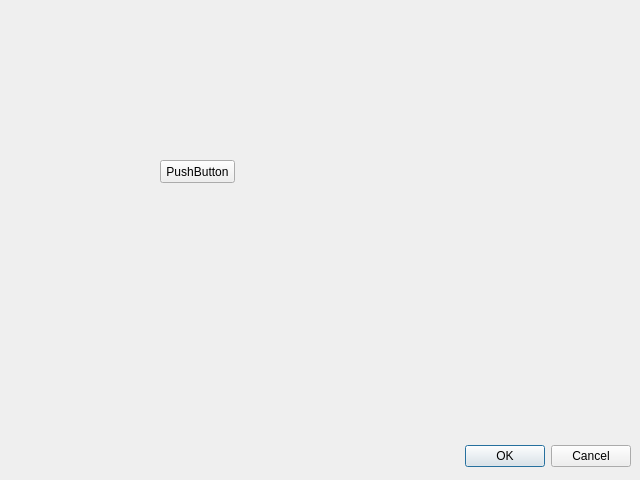
<?xml version="1.0" encoding="UTF-8"?>
<ui version="4.0">
 <class>Dialog</class>
 <widget class="QDialog" name="Dialog">
  <property name="geometry">
   <rect>
    <x>0</x>
    <y>0</y>
    <width>640</width>
    <height>480</height>
   </rect>
  </property>
  <property name="windowTitle">
   <string>Dialog</string>
  </property>
  <widget class="QDialogButtonBox" name="buttonBox">
   <property name="geometry">
    <rect>
     <x>10</x>
     <y>440</y>
     <width>621</width>
     <height>32</height>
    </rect>
   </property>
   <property name="orientation">
    <enum>Qt::Horizontal</enum>
   </property>
   <property name="standardButtons">
    <set>QDialogButtonBox::Cancel|QDialogButtonBox::Ok</set>
   </property>
  </widget>
  <widget class="QPushButton" name="pushButton">
   <property name="geometry">
    <rect>
     <x>160</x>
     <y>160</y>
     <width>75</width>
     <height>23</height>
    </rect>
   </property>
   <property name="text">
    <string>PushButton</string>
   </property>
  </widget>
 </widget>
 <resources/>
 <connections>
  <connection>
   <sender>buttonBox</sender>
   <signal>accepted()</signal>
   <receiver>Dialog</receiver>
   <slot>accept()</slot>
   <hints>
    <hint type="sourcelabel">
     <x>248</x>
     <y>254</y>
    </hint>
    <hint type="destinationlabel">
     <x>157</x>
     <y>274</y>
    </hint>
   </hints>
  </connection>
  <connection>
   <sender>buttonBox</sender>
   <signal>rejected()</signal>
   <receiver>Dialog</receiver>
   <slot>reject()</slot>
   <hints>
    <hint type="sourcelabel">
     <x>316</x>
     <y>260</y>
    </hint>
    <hint type="destinationlabel">
     <x>286</x>
     <y>274</y>
    </hint>
   </hints>
  </connection>
 </connections>
</ui>
